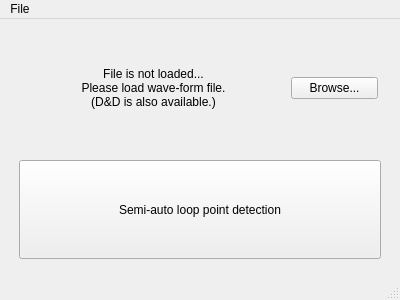
<?xml version="1.0" encoding="UTF-8"?>
<ui version="4.0">
 <class>MainWindow</class>
 <widget class="QMainWindow" name="MainWindow">
  <property name="geometry">
   <rect>
    <x>0</x>
    <y>0</y>
    <width>400</width>
    <height>300</height>
   </rect>
  </property>
  <property name="windowTitle">
   <string>MainWindow</string>
  </property>
  <widget class="QWidget" name="centralWidget">
   <layout class="QGridLayout" name="gridLayout">
    <item row="0" column="0">
     <layout class="QVBoxLayout" name="verticalLayout">
      <item>
       <widget class="QWidget" name="widget" native="true">
        <layout class="QGridLayout" name="gridLayout_3">
         <item row="0" column="0">
          <layout class="QHBoxLayout" name="horizontalLayout_2">
           <item>
            <widget class="QLabel" name="fileInfoLabel">
             <property name="sizePolicy">
              <sizepolicy hsizetype="Preferred" vsizetype="Preferred">
               <horstretch>3</horstretch>
               <verstretch>0</verstretch>
              </sizepolicy>
             </property>
             <property name="text">
              <string>File is not loaded...
Please load wave-form file.
(D&amp;D is also available.)</string>
             </property>
             <property name="alignment">
              <set>Qt::AlignCenter</set>
             </property>
            </widget>
           </item>
           <item>
            <widget class="QPushButton" name="browseButton">
             <property name="sizePolicy">
              <sizepolicy hsizetype="Minimum" vsizetype="Fixed">
               <horstretch>1</horstretch>
               <verstretch>0</verstretch>
              </sizepolicy>
             </property>
             <property name="text">
              <string>Browse...</string>
             </property>
            </widget>
           </item>
          </layout>
         </item>
        </layout>
       </widget>
      </item>
      <item>
       <layout class="QGridLayout" name="gridLayout_2">
        <property name="leftMargin">
         <number>8</number>
        </property>
        <property name="topMargin">
         <number>8</number>
        </property>
        <property name="rightMargin">
         <number>8</number>
        </property>
        <property name="bottomMargin">
         <number>8</number>
        </property>
        <item row="0" column="0">
         <widget class="QPushButton" name="buttonSALD">
          <property name="sizePolicy">
           <sizepolicy hsizetype="Minimum" vsizetype="Minimum">
            <horstretch>0</horstretch>
            <verstretch>0</verstretch>
           </sizepolicy>
          </property>
          <property name="text">
           <string>Semi-auto loop point detection</string>
          </property>
         </widget>
        </item>
       </layout>
      </item>
     </layout>
    </item>
   </layout>
  </widget>
  <widget class="QMenuBar" name="menuBar">
   <property name="geometry">
    <rect>
     <x>0</x>
     <y>0</y>
     <width>400</width>
     <height>18</height>
    </rect>
   </property>
   <widget class="QMenu" name="menuFile">
    <property name="title">
     <string>File</string>
    </property>
    <addaction name="actionExit"/>
   </widget>
   <addaction name="menuFile"/>
  </widget>
  <widget class="QStatusBar" name="statusBar"/>
  <action name="actionExit">
   <property name="text">
    <string>Exit</string>
   </property>
  </action>
 </widget>
 <layoutdefault spacing="6" margin="11"/>
 <resources/>
 <connections/>
</ui>
